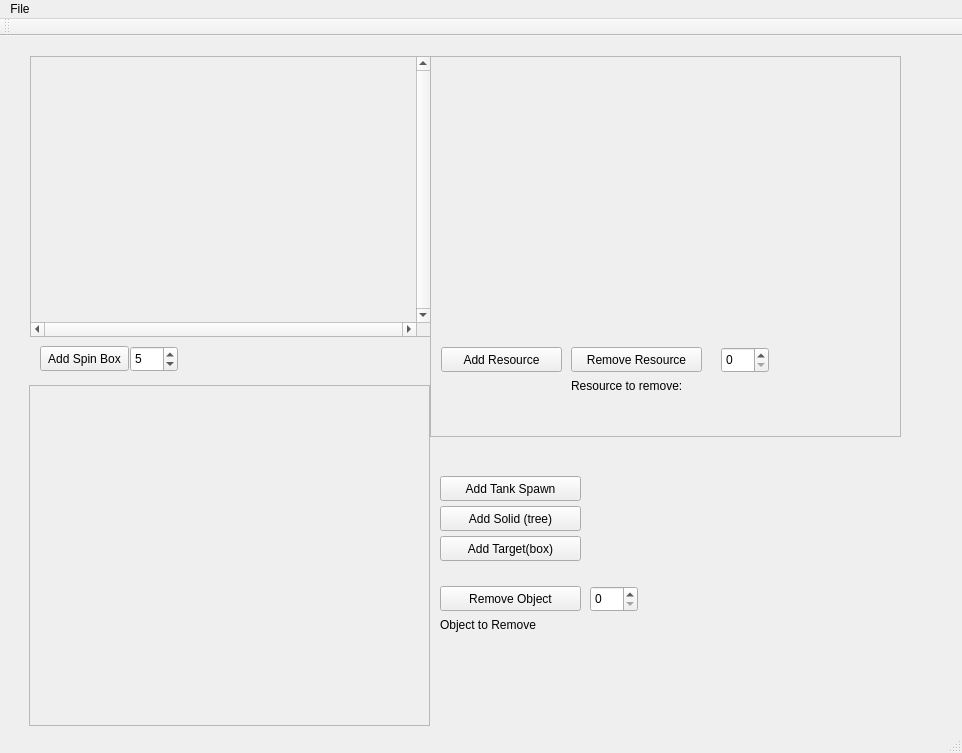
<?xml version="1.0" encoding="UTF-8"?>
<ui version="4.0">
 <class>MainWindow</class>
 <widget class="QMainWindow" name="MainWindow">
  <property name="geometry">
   <rect>
    <x>0</x>
    <y>0</y>
    <width>962</width>
    <height>753</height>
   </rect>
  </property>
  <property name="windowTitle">
   <string>MainWindow</string>
  </property>
  <widget class="QWidget" name="centralWidget">
   <widget class="QPushButton" name="spinButton">
    <property name="geometry">
     <rect>
      <x>40</x>
      <y>310</y>
      <width>89</width>
      <height>25</height>
     </rect>
    </property>
    <property name="text">
     <string>Add Spin Box</string>
    </property>
   </widget>
   <widget class="QScrollArea" name="scrollArea">
    <property name="geometry">
     <rect>
      <x>30</x>
      <y>20</y>
      <width>401</width>
      <height>281</height>
     </rect>
    </property>
    <property name="verticalScrollBarPolicy">
     <enum>Qt::ScrollBarAlwaysOn</enum>
    </property>
    <property name="horizontalScrollBarPolicy">
     <enum>Qt::ScrollBarAlwaysOn</enum>
    </property>
    <property name="sizeAdjustPolicy">
     <enum>QAbstractScrollArea::AdjustIgnored</enum>
    </property>
    <property name="widgetResizable">
     <bool>true</bool>
    </property>
    <widget class="QWidget" name="scrollAreaWidgetContents">
     <property name="geometry">
      <rect>
       <x>0</x>
       <y>0</y>
       <width>385</width>
       <height>265</height>
      </rect>
     </property>
     <widget class="QWidget" name="gridLayoutWidget">
      <property name="geometry">
       <rect>
        <x>9</x>
        <y>9</y>
        <width>381</width>
        <height>261</height>
       </rect>
      </property>
      <layout class="QGridLayout" name="gridLayout"/>
     </widget>
    </widget>
   </widget>
   <widget class="QSpinBox" name="spinBox">
    <property name="geometry">
     <rect>
      <x>130</x>
      <y>310</y>
      <width>48</width>
      <height>26</height>
     </rect>
    </property>
    <property name="value">
     <number>5</number>
    </property>
   </widget>
   <widget class="QScrollArea" name="scrollArea_resources">
    <property name="geometry">
     <rect>
      <x>430</x>
      <y>20</y>
      <width>471</width>
      <height>381</height>
     </rect>
    </property>
    <property name="widgetResizable">
     <bool>true</bool>
    </property>
    <widget class="QWidget" name="scrollAreaWidgetContents_2">
     <property name="geometry">
      <rect>
       <x>0</x>
       <y>0</y>
       <width>469</width>
       <height>379</height>
      </rect>
     </property>
     <widget class="QWidget" name="verticalLayoutWidget">
      <property name="geometry">
       <rect>
        <x>9</x>
        <y>9</y>
        <width>451</width>
        <height>261</height>
       </rect>
      </property>
      <layout class="QVBoxLayout" name="verticalLayout"/>
     </widget>
     <widget class="QPushButton" name="add_resource">
      <property name="geometry">
       <rect>
        <x>10</x>
        <y>290</y>
        <width>121</width>
        <height>25</height>
       </rect>
      </property>
      <property name="text">
       <string>Add Resource</string>
      </property>
     </widget>
     <widget class="QPushButton" name="remove_resource">
      <property name="geometry">
       <rect>
        <x>140</x>
        <y>290</y>
        <width>131</width>
        <height>25</height>
       </rect>
      </property>
      <property name="text">
       <string>Remove Resource</string>
      </property>
     </widget>
     <widget class="QSpinBox" name="spin_select_ressource">
      <property name="geometry">
       <rect>
        <x>290</x>
        <y>290</y>
        <width>48</width>
        <height>26</height>
       </rect>
      </property>
     </widget>
     <widget class="QLabel" name="label">
      <property name="geometry">
       <rect>
        <x>140</x>
        <y>320</y>
        <width>141</width>
        <height>17</height>
       </rect>
      </property>
      <property name="text">
       <string>Resource to remove:</string>
      </property>
     </widget>
     <widget class="QLabel" name="resource_label">
      <property name="geometry">
       <rect>
        <x>10</x>
        <y>340</y>
        <width>451</width>
        <height>20</height>
       </rect>
      </property>
      <property name="text">
       <string>&lt;AS OF NOW RESOURCES IS UNITERACTABLE!&gt;</string>
      </property>
     </widget>
    </widget>
   </widget>
   <widget class="QScrollArea" name="scrollArea_objects">
    <property name="geometry">
     <rect>
      <x>29</x>
      <y>349</y>
      <width>401</width>
      <height>341</height>
     </rect>
    </property>
    <property name="widgetResizable">
     <bool>true</bool>
    </property>
    <widget class="QWidget" name="scrollAreaWidgetContents_3">
     <property name="geometry">
      <rect>
       <x>0</x>
       <y>0</y>
       <width>399</width>
       <height>339</height>
      </rect>
     </property>
     <widget class="QWidget" name="verticalLayoutWidget_2">
      <property name="geometry">
       <rect>
        <x>10</x>
        <y>10</y>
        <width>111</width>
        <height>321</height>
       </rect>
      </property>
      <layout class="QVBoxLayout" name="object_label_area"/>
     </widget>
     <widget class="QWidget" name="verticalLayoutWidget_3">
      <property name="geometry">
       <rect>
        <x>129</x>
        <y>9</y>
        <width>121</width>
        <height>321</height>
       </rect>
      </property>
      <layout class="QVBoxLayout" name="object_loc_1_area"/>
     </widget>
     <widget class="QWidget" name="verticalLayoutWidget_4">
      <property name="geometry">
       <rect>
        <x>259</x>
        <y>10</y>
        <width>131</width>
        <height>321</height>
       </rect>
      </property>
      <layout class="QVBoxLayout" name="object_loc_2_area"/>
     </widget>
    </widget>
   </widget>
   <widget class="QPushButton" name="tank_button">
    <property name="geometry">
     <rect>
      <x>440</x>
      <y>440</y>
      <width>141</width>
      <height>25</height>
     </rect>
    </property>
    <property name="text">
     <string>Add Tank Spawn</string>
    </property>
   </widget>
   <widget class="QPushButton" name="tree_button">
    <property name="geometry">
     <rect>
      <x>440</x>
      <y>470</y>
      <width>141</width>
      <height>25</height>
     </rect>
    </property>
    <property name="text">
     <string>Add Solid (tree)</string>
    </property>
   </widget>
   <widget class="QPushButton" name="target_button">
    <property name="geometry">
     <rect>
      <x>440</x>
      <y>500</y>
      <width>141</width>
      <height>25</height>
     </rect>
    </property>
    <property name="text">
     <string>Add Target(box)</string>
    </property>
   </widget>
   <widget class="QPushButton" name="remove_object_button">
    <property name="geometry">
     <rect>
      <x>440</x>
      <y>550</y>
      <width>141</width>
      <height>25</height>
     </rect>
    </property>
    <property name="text">
     <string>Remove Object</string>
    </property>
   </widget>
   <widget class="QSpinBox" name="remove_object_box">
    <property name="geometry">
     <rect>
      <x>590</x>
      <y>550</y>
      <width>48</width>
      <height>26</height>
     </rect>
    </property>
   </widget>
   <widget class="QLabel" name="label_remove">
    <property name="geometry">
     <rect>
      <x>440</x>
      <y>580</y>
      <width>191</width>
      <height>17</height>
     </rect>
    </property>
    <property name="text">
     <string>Object to Remove</string>
    </property>
   </widget>
   <widget class="QLabel" name="label_remove_dynamic">
    <property name="geometry">
     <rect>
      <x>440</x>
      <y>600</y>
      <width>141</width>
      <height>17</height>
     </rect>
    </property>
    <property name="text">
     <string>&lt;PLACEHOLDER&gt;</string>
    </property>
   </widget>
  </widget>
  <widget class="QMenuBar" name="menuBar">
   <property name="geometry">
    <rect>
     <x>0</x>
     <y>0</y>
     <width>962</width>
     <height>22</height>
    </rect>
   </property>
   <widget class="QMenu" name="menuFile">
    <property name="title">
     <string>File</string>
    </property>
    <addaction name="actionload"/>
    <addaction name="actionsave"/>
    <addaction name="actionnew"/>
   </widget>
   <addaction name="menuFile"/>
  </widget>
  <widget class="QToolBar" name="mainToolBar">
   <attribute name="toolBarArea">
    <enum>TopToolBarArea</enum>
   </attribute>
   <attribute name="toolBarBreak">
    <bool>false</bool>
   </attribute>
  </widget>
  <widget class="QStatusBar" name="statusBar"/>
  <action name="actionload">
   <property name="text">
    <string>load</string>
   </property>
  </action>
  <action name="actionsave">
   <property name="text">
    <string>save</string>
   </property>
  </action>
  <action name="actionnew">
   <property name="text">
    <string>new</string>
   </property>
  </action>
 </widget>
 <layoutdefault spacing="6" margin="11"/>
 <resources/>
 <connections/>
</ui>
